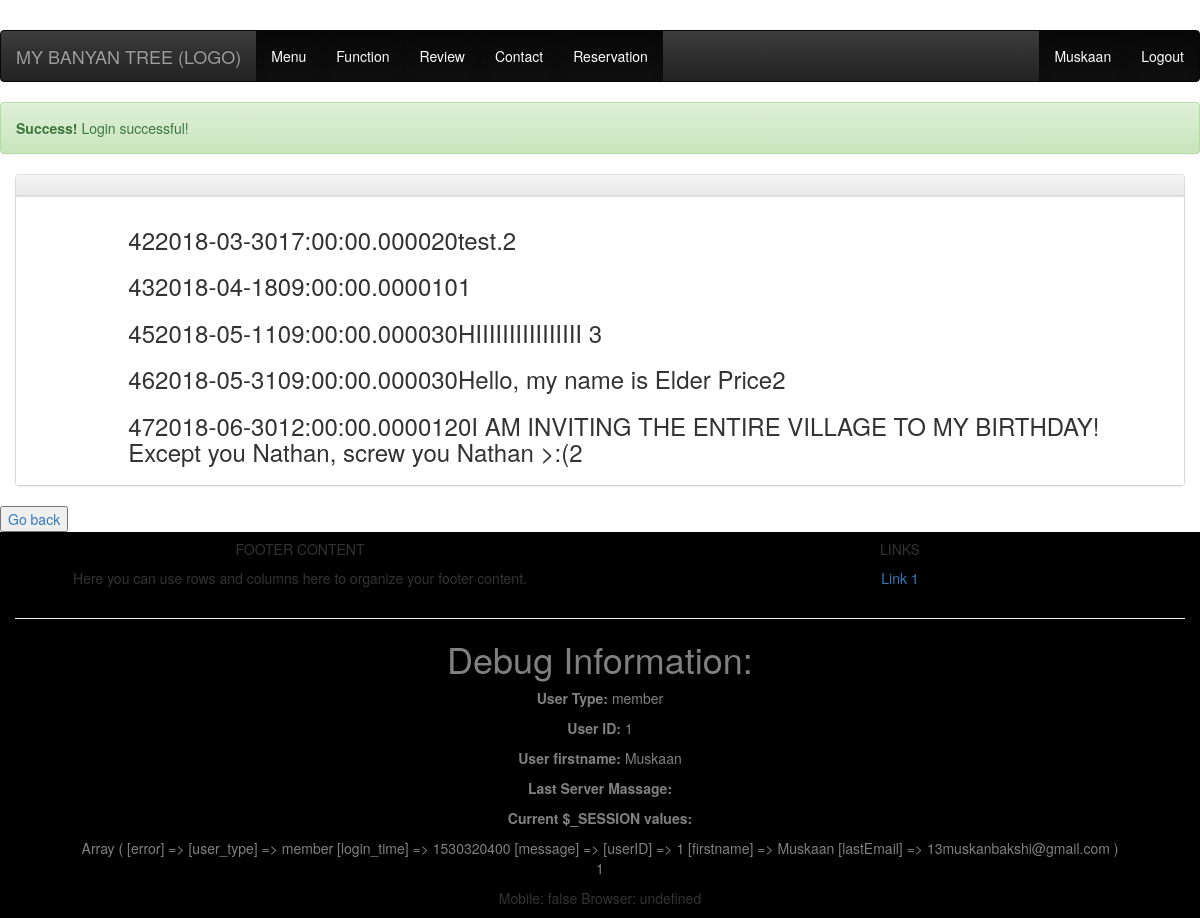
Page /admin/user_manage_viewreservationphp.php?id=1 (signed in) on the committed database.
### tables this page shows
CREATE TABLE `reservation` (
  `reservationID` int(10) NOT NULL,
  `date` date NOT NULL,
  `time` time(4) NOT NULL,
  `guestno` int(10) NOT NULL,
  `comment` varchar(256) NOT NULL,
  `memberID` int(10) NOT NULL,
  `functionID` int(10) NOT NULL
);

### admin/user_manage_viewreservationphp.php (the view, shortened to what this page needs)
<head>
</head>
<?php include('../view/pages/navigationbar.php');?>
<body>
	<div class="container">
		<div class="row">
			<div class="panel panel-default widget">
				<div class="panel-heading">
					<?php
						include( '../model/dbconnection.php' );
										$contentquery = "SELECT * FROM reservation WHERE memberID=:id";
										$stmt = $conn->prepare( $contentquery );
										$stmt->bindParam( ':id', $_GET[ 'id' ], PDO::PARAM_INT );
										$stmt->execute();
										$staticresult = $stmt->fetchAll( PDO::FETCH_ASSOC );$stmt-> execute();
					?>
				</div>
				<div class="panel-body">
					<ul class="list-group">
						<li class="list-group-item">
							<div class="row">
								<div class="col-xs-2 col-md-1">
								</div>
								<div class="col-xs-10 col-md-11">
									<div>
										<?php
										foreach ( $staticresult as $row ) {
											echo '<h3> <span>', $row[ 'reservationID' ], $row[ 'date' ], $row[ 'time' ], $row[ 'guestno' ], $row[ 'comment' ], $row[ 'functionID' ], '</h3> </span>';
											',
                            </div>
                        </div>
                    </li>
                            </div>
                        </div>
                    </li>';}
										?>
									</div>
								</div>
							</div>
				</div>
			</div>
		</div>
	</div>
	<a href="user_manage.php"><button type="button">Go back</button></a>
	<?php include('../view/pages/footer.php');?>
</body>

### admin/user_manage_viewreservationphp.php (style rules this page uses)
body { padding-top: 30px; }
.widget .panel-body { padding: 0px; }
.widget .list-group { margin-bottom: 0; }
.widget li.list-group-item { border-radius: 0; border: 0; border-top: 1px solid #ddd; }

### rows in the picture
reservation: reservationID "42", date "2018-03-30", time "17:00:00.0000", guestno "20", comment "test.", functionID "2"
reservation: reservationID "43", date "2018-04-18", time "09:00:00.0000", guestno "10", functionID "1"
reservation: reservationID "45", date "2018-05-11", time "09:00:00.0000", guestno "30", comment "HIIIIIIIIIIIIIIII", functionID "3"
reservation: reservationID "46", date "2018-05-31", time "09:00:00.0000", guestno "30", comment "Hello, my name is Elder Price", functionID "2"
reservation: reservationID "47", date "2018-06-30", time "12:00:00.0000", guestno "120", comment "I AM INVITING THE ENTIRE VILLAGE TO MY BIRTHDAY! Except you Nathan, screw you Nathan >:(", functionID "2"

### other values in the picture
$_SESSION['firstname'] "Muskaan"
$_SESSION[ 'message' ] "Login successful!"
$_SESSION[ 'user_type' ] "member"
$_SESSION[ 'userID' ] "1"
$_SESSION[ 'firstname' ] "Muskaan"
print_r( $_SESSION ) "1"
